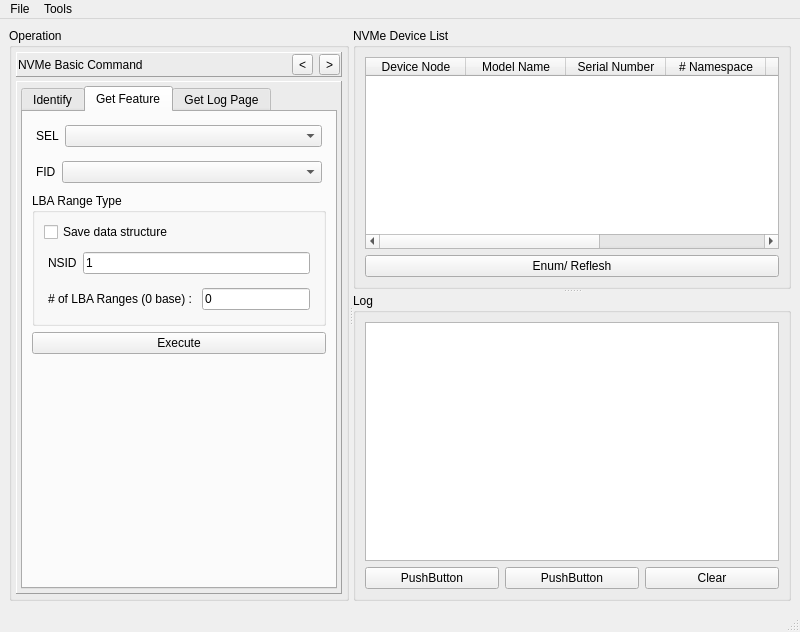
<?xml version="1.0" encoding="UTF-8"?>
<ui version="4.0">
 <class>MainWindow</class>
 <widget class="QMainWindow" name="MainWindow">
  <property name="geometry">
   <rect>
    <x>0</x>
    <y>0</y>
    <width>800</width>
    <height>632</height>
   </rect>
  </property>
  <property name="windowTitle">
   <string>MainWindow</string>
  </property>
  <property name="styleSheet">
   <string notr="true"/>
  </property>
  <widget class="QWidget" name="centralwidget">
   <layout class="QGridLayout" name="gridLayout_2">
    <item row="0" column="0">
     <widget class="QSplitter" name="splitter_2">
      <property name="orientation">
       <enum>Qt::Horizontal</enum>
      </property>
      <property name="childrenCollapsible">
       <bool>false</bool>
      </property>
      <widget class="QGroupBox" name="grpOperation">
       <property name="sizePolicy">
        <sizepolicy hsizetype="Fixed" vsizetype="Preferred">
         <horstretch>0</horstretch>
         <verstretch>0</verstretch>
        </sizepolicy>
       </property>
       <property name="minimumSize">
        <size>
         <width>300</width>
         <height>0</height>
        </size>
       </property>
       <property name="title">
        <string>Operation</string>
       </property>
       <layout class="QVBoxLayout" name="verticalLayout">
        <property name="spacing">
         <number>4</number>
        </property>
        <property name="margin">
         <number>4</number>
        </property>
        <item>
         <widget class="QFrame" name="idxSwitcher">
          <property name="frameShape">
           <enum>QFrame::Panel</enum>
          </property>
          <property name="frameShadow">
           <enum>QFrame::Raised</enum>
          </property>
          <layout class="QHBoxLayout" name="horizontalLayout">
           <property name="margin">
            <number>1</number>
           </property>
           <item>
            <widget class="QLabel" name="labOPGrpName">
             <property name="sizePolicy">
              <sizepolicy hsizetype="Preferred" vsizetype="Preferred">
               <horstretch>1</horstretch>
               <verstretch>0</verstretch>
              </sizepolicy>
             </property>
             <property name="text">
              <string>NVMe Basic Command</string>
             </property>
            </widget>
           </item>
           <item>
            <widget class="QToolButton" name="btnPrev">
             <property name="text">
              <string>&lt;</string>
             </property>
            </widget>
           </item>
           <item>
            <widget class="QToolButton" name="btnNext">
             <property name="text">
              <string>&gt;</string>
             </property>
            </widget>
           </item>
          </layout>
         </widget>
        </item>
        <item>
         <widget class="QStackedWidget" name="opStackWidget">
          <property name="frameShape">
           <enum>QFrame::Panel</enum>
          </property>
          <property name="frameShadow">
           <enum>QFrame::Raised</enum>
          </property>
          <property name="currentIndex">
           <number>0</number>
          </property>
          <widget class="QWidget" name="opNVMeBasic">
           <layout class="QGridLayout" name="gridLayout_4">
            <property name="margin">
             <number>4</number>
            </property>
            <property name="spacing">
             <number>4</number>
            </property>
            <item row="0" column="0">
             <widget class="QTabWidget" name="twBasicCmd">
              <property name="currentIndex">
               <number>1</number>
              </property>
              <widget class="QWidget" name="tabIdentify">
               <attribute name="title">
                <string>Identify</string>
               </attribute>
               <layout class="QVBoxLayout" name="verticalLayout_3">
                <item>
                 <widget class="QFrame" name="frameNSID">
                  <property name="frameShape">
                   <enum>QFrame::NoFrame</enum>
                  </property>
                  <layout class="QHBoxLayout" name="horizontalLayout_2">
                   <property name="margin">
                    <number>4</number>
                   </property>
                   <item>
                    <widget class="QLabel" name="label">
                     <property name="text">
                      <string>NSID</string>
                     </property>
                    </widget>
                   </item>
                   <item>
                    <widget class="QLineEdit" name="leNSID">
                     <property name="inputMask">
                      <string>99; </string>
                     </property>
                     <property name="text">
                      <string>1</string>
                     </property>
                    </widget>
                   </item>
                  </layout>
                 </widget>
                </item>
                <item>
                 <widget class="QGroupBox" name="grpBoxIdentifySel">
                  <property name="title">
                   <string>CNS</string>
                  </property>
                  <layout class="QVBoxLayout" name="verticalLayout_2">
                   <item>
                    <widget class="QRadioButton" name="rbIdentifyCtrl">
                     <property name="text">
                      <string>Controller</string>
                     </property>
                     <property name="checked">
                      <bool>true</bool>
                     </property>
                    </widget>
                   </item>
                   <item>
                    <widget class="QRadioButton" name="rbIdentifyNS">
                     <property name="text">
                      <string>Namespace</string>
                     </property>
                    </widget>
                   </item>
                  </layout>
                 </widget>
                </item>
                <item>
                 <widget class="QCheckBox" name="ckbIdentifySave">
                  <property name="text">
                   <string>Save data structure</string>
                  </property>
                 </widget>
                </item>
                <item>
                 <widget class="QPushButton" name="btnIdentifyExecute">
                  <property name="text">
                   <string>Execute</string>
                  </property>
                 </widget>
                </item>
                <item>
                 <spacer name="verticalSpacer">
                  <property name="orientation">
                   <enum>Qt::Vertical</enum>
                  </property>
                  <property name="sizeHint" stdset="0">
                   <size>
                    <width>20</width>
                    <height>40</height>
                   </size>
                  </property>
                 </spacer>
                </item>
               </layout>
              </widget>
              <widget class="QWidget" name="tabGetFeature">
               <attribute name="title">
                <string>Get Feature</string>
               </attribute>
               <layout class="QVBoxLayout" name="verticalLayout_5">
                <item>
                 <widget class="QFrame" name="frameNSID_2">
                  <property name="frameShape">
                   <enum>QFrame::NoFrame</enum>
                  </property>
                  <layout class="QHBoxLayout" name="horizontalLayout_3">
                   <property name="margin">
                    <number>4</number>
                   </property>
                   <item>
                    <widget class="QLabel" name="labSEL">
                     <property name="text">
                      <string>SEL</string>
                     </property>
                    </widget>
                   </item>
                   <item>
                    <widget class="QComboBox" name="cbSEL">
                     <property name="sizePolicy">
                      <sizepolicy hsizetype="Preferred" vsizetype="Fixed">
                       <horstretch>1</horstretch>
                       <verstretch>0</verstretch>
                      </sizepolicy>
                     </property>
                    </widget>
                   </item>
                  </layout>
                 </widget>
                </item>
                <item>
                 <widget class="QFrame" name="frameNSID_3">
                  <property name="frameShape">
                   <enum>QFrame::NoFrame</enum>
                  </property>
                  <layout class="QHBoxLayout" name="horizontalLayout_4">
                   <property name="margin">
                    <number>4</number>
                   </property>
                   <item>
                    <widget class="QLabel" name="labFID">
                     <property name="text">
                      <string>FID</string>
                     </property>
                    </widget>
                   </item>
                   <item>
                    <widget class="QComboBox" name="cbFID">
                     <property name="sizePolicy">
                      <sizepolicy hsizetype="Preferred" vsizetype="Fixed">
                       <horstretch>1</horstretch>
                       <verstretch>0</verstretch>
                      </sizepolicy>
                     </property>
                    </widget>
                   </item>
                  </layout>
                 </widget>
                </item>
                <item>
                 <widget class="QGroupBox" name="grpGetLRT">
                  <property name="title">
                   <string>LBA Range Type</string>
                  </property>
                  <layout class="QVBoxLayout" name="verticalLayout_4">
                   <item>
                    <widget class="QCheckBox" name="ckbLRTSave">
                     <property name="text">
                      <string>Save data structure</string>
                     </property>
                    </widget>
                   </item>
                   <item>
                    <widget class="QFrame" name="frameNSID_5">
                     <property name="frameShape">
                      <enum>QFrame::NoFrame</enum>
                     </property>
                     <layout class="QHBoxLayout" name="horizontalLayout_6">
                      <property name="margin">
                       <number>4</number>
                      </property>
                      <item>
                       <widget class="QLabel" name="labGetLRTNSID">
                        <property name="text">
                         <string>NSID</string>
                        </property>
                       </widget>
                      </item>
                      <item>
                       <widget class="QLineEdit" name="leGetLRTNSID">
                        <property name="inputMask">
                         <string>99; </string>
                        </property>
                        <property name="text">
                         <string>1</string>
                        </property>
                       </widget>
                      </item>
                     </layout>
                    </widget>
                   </item>
                   <item>
                    <widget class="QFrame" name="frameNSID_4">
                     <property name="frameShape">
                      <enum>QFrame::NoFrame</enum>
                     </property>
                     <layout class="QHBoxLayout" name="horizontalLayout_5" stretch="1,0">
                      <property name="margin">
                       <number>4</number>
                      </property>
                      <item>
                       <widget class="QLabel" name="labLRTNumber">
                        <property name="sizePolicy">
                         <sizepolicy hsizetype="Preferred" vsizetype="Preferred">
                          <horstretch>1</horstretch>
                          <verstretch>0</verstretch>
                         </sizepolicy>
                        </property>
                        <property name="text">
                         <string># of LBA Ranges (0 base) : </string>
                        </property>
                       </widget>
                      </item>
                      <item>
                       <widget class="QLineEdit" name="leGetLRTNum">
                        <property name="sizePolicy">
                         <sizepolicy hsizetype="Expanding" vsizetype="Preferred">
                          <horstretch>0</horstretch>
                          <verstretch>0</verstretch>
                         </sizepolicy>
                        </property>
                        <property name="inputMask">
                         <string>99; </string>
                        </property>
                        <property name="text">
                         <string>0</string>
                        </property>
                       </widget>
                      </item>
                     </layout>
                    </widget>
                   </item>
                  </layout>
                 </widget>
                </item>
                <item>
                 <widget class="QPushButton" name="btnGetFeatureExecute">
                  <property name="text">
                   <string>Execute</string>
                  </property>
                 </widget>
                </item>
                <item>
                 <spacer name="verticalSpacer_2">
                  <property name="orientation">
                   <enum>Qt::Vertical</enum>
                  </property>
                  <property name="sizeHint" stdset="0">
                   <size>
                    <width>20</width>
                    <height>40</height>
                   </size>
                  </property>
                 </spacer>
                </item>
               </layout>
              </widget>
              <widget class="QWidget" name="tabGetLog">
               <attribute name="title">
                <string>Get Log Page</string>
               </attribute>
               <layout class="QVBoxLayout" name="verticalLayout_6">
                <item>
                 <widget class="QFrame" name="frameNSID_6">
                  <property name="frameShape">
                   <enum>QFrame::NoFrame</enum>
                  </property>
                  <layout class="QHBoxLayout" name="horizontalLayout_7">
                   <property name="margin">
                    <number>4</number>
                   </property>
                   <item>
                    <widget class="QLabel" name="labLID">
                     <property name="text">
                      <string>LID</string>
                     </property>
                    </widget>
                   </item>
                   <item>
                    <widget class="QComboBox" name="cbLID">
                     <property name="sizePolicy">
                      <sizepolicy hsizetype="Preferred" vsizetype="Fixed">
                       <horstretch>1</horstretch>
                       <verstretch>0</verstretch>
                      </sizepolicy>
                     </property>
                    </widget>
                   </item>
                  </layout>
                 </widget>
                </item>
                <item>
                 <widget class="QFrame" name="frameNSID_7">
                  <property name="frameShape">
                   <enum>QFrame::NoFrame</enum>
                  </property>
                  <layout class="QHBoxLayout" name="horizontalLayout_8">
                   <property name="margin">
                    <number>4</number>
                   </property>
                   <item>
                    <widget class="QLabel" name="labGetLogNSID">
                     <property name="text">
                      <string>NSID</string>
                     </property>
                    </widget>
                   </item>
                   <item>
                    <widget class="QLineEdit" name="leGetLogNSID">
                     <property name="inputMask">
                      <string>99; </string>
                     </property>
                     <property name="text">
                      <string>1</string>
                     </property>
                    </widget>
                   </item>
                  </layout>
                 </widget>
                </item>
                <item>
                 <widget class="QCheckBox" name="ckbLogPageSave">
                  <property name="text">
                   <string>Save data structure</string>
                  </property>
                 </widget>
                </item>
                <item>
                 <widget class="QPushButton" name="btnGetLogPageExecute">
                  <property name="text">
                   <string>Execute</string>
                  </property>
                 </widget>
                </item>
                <item>
                 <spacer name="verticalSpacer_3">
                  <property name="orientation">
                   <enum>Qt::Vertical</enum>
                  </property>
                  <property name="sizeHint" stdset="0">
                   <size>
                    <width>20</width>
                    <height>40</height>
                   </size>
                  </property>
                 </spacer>
                </item>
               </layout>
              </widget>
             </widget>
            </item>
           </layout>
          </widget>
          <widget class="QWidget" name="opNVMeVendor"/>
         </widget>
        </item>
       </layout>
      </widget>
      <widget class="QSplitter" name="splitter">
       <property name="sizePolicy">
        <sizepolicy hsizetype="Preferred" vsizetype="Expanding">
         <horstretch>1</horstretch>
         <verstretch>0</verstretch>
        </sizepolicy>
       </property>
       <property name="orientation">
        <enum>Qt::Vertical</enum>
       </property>
       <property name="childrenCollapsible">
        <bool>false</bool>
       </property>
       <widget class="QGroupBox" name="grpBoxDevList">
        <property name="sizePolicy">
         <sizepolicy hsizetype="Preferred" vsizetype="Preferred">
          <horstretch>1</horstretch>
          <verstretch>0</verstretch>
         </sizepolicy>
        </property>
        <property name="title">
         <string>NVMe Device List</string>
        </property>
        <layout class="QGridLayout" name="gridLayout">
         <item row="0" column="0">
          <widget class="QTableWidget" name="nvmeDevTable">
           <property name="rowCount">
            <number>0</number>
           </property>
           <property name="columnCount">
            <number>7</number>
           </property>
           <column>
            <property name="text">
             <string>Device Node</string>
            </property>
           </column>
           <column>
            <property name="text">
             <string>Model Name</string>
            </property>
           </column>
           <column>
            <property name="text">
             <string>Serial Number</string>
            </property>
           </column>
           <column>
            <property name="text">
             <string># Namespace</string>
            </property>
           </column>
           <column>
            <property name="text">
             <string>LBA Size</string>
            </property>
           </column>
           <column>
            <property name="text">
             <string>Max LBA</string>
            </property>
           </column>
           <column>
            <property name="text">
             <string>Progress</string>
            </property>
           </column>
          </widget>
         </item>
         <item row="1" column="0">
          <widget class="QPushButton" name="btnRefleshDevice">
           <property name="text">
            <string>Enum/ Reflesh</string>
           </property>
          </widget>
         </item>
        </layout>
       </widget>
       <widget class="QGroupBox" name="grpBoxLog">
        <property name="sizePolicy">
         <sizepolicy hsizetype="Preferred" vsizetype="Preferred">
          <horstretch>0</horstretch>
          <verstretch>1</verstretch>
         </sizepolicy>
        </property>
        <property name="title">
         <string>Log</string>
        </property>
        <layout class="QGridLayout" name="gridLayout_3">
         <item row="2" column="0">
          <widget class="QPushButton" name="pushButton_3">
           <property name="text">
            <string>PushButton</string>
           </property>
          </widget>
         </item>
         <item row="2" column="1">
          <widget class="QPushButton" name="pushButton_2">
           <property name="text">
            <string>PushButton</string>
           </property>
          </widget>
         </item>
         <item row="2" column="2">
          <widget class="QPushButton" name="btnLogClr">
           <property name="text">
            <string>Clear</string>
           </property>
          </widget>
         </item>
         <item row="0" column="0" colspan="3">
          <widget class="TimeLog" name="log">
           <property name="lineWrapMode">
            <enum>QTextEdit::NoWrap</enum>
           </property>
           <property name="readOnly">
            <bool>true</bool>
           </property>
          </widget>
         </item>
        </layout>
       </widget>
      </widget>
     </widget>
    </item>
   </layout>
  </widget>
  <widget class="QMenuBar" name="menubar">
   <property name="geometry">
    <rect>
     <x>0</x>
     <y>0</y>
     <width>800</width>
     <height>25</height>
    </rect>
   </property>
   <widget class="QMenu" name="menuFile">
    <property name="title">
     <string>File</string>
    </property>
   </widget>
   <widget class="QMenu" name="menuTools">
    <property name="title">
     <string>Tools</string>
    </property>
    <widget class="QMenu" name="menuDecodeDS">
     <property name="title">
      <string>Decode Data Structure</string>
     </property>
     <addaction name="acDecodeIdentCtrl"/>
     <addaction name="acDecodeIdentNS"/>
     <addaction name="acDecodeLRT"/>
     <addaction name="acDecodeLogErr"/>
     <addaction name="acDecodeLogSmart"/>
     <addaction name="acDecodeLogFWSlot"/>
    </widget>
    <addaction name="menuDecodeDS"/>
   </widget>
   <addaction name="menuFile"/>
   <addaction name="menuTools"/>
  </widget>
  <widget class="QStatusBar" name="statusBar"/>
  <action name="acDecodeIdentCtrl">
   <property name="text">
    <string>Identify Controller</string>
   </property>
  </action>
  <action name="acDecodeIdentNS">
   <property name="text">
    <string>Identify Namespace</string>
   </property>
  </action>
  <action name="acDecodeLRT">
   <property name="text">
    <string>LBA Range Type</string>
   </property>
  </action>
  <action name="acDecodeLogErr">
   <property name="text">
    <string>Log Page - Error</string>
   </property>
  </action>
  <action name="acDecodeLogSmart">
   <property name="text">
    <string>Log Page - Smart</string>
   </property>
  </action>
  <action name="acDecodeLogFWSlot">
   <property name="text">
    <string>Log Page - FW Slot</string>
   </property>
  </action>
 </widget>
 <customwidgets>
  <customwidget>
   <class>TimeLog</class>
   <extends>QTextEdit</extends>
   <header>time_log.h</header>
  </customwidget>
 </customwidgets>
 <resources/>
 <connections/>
</ui>
